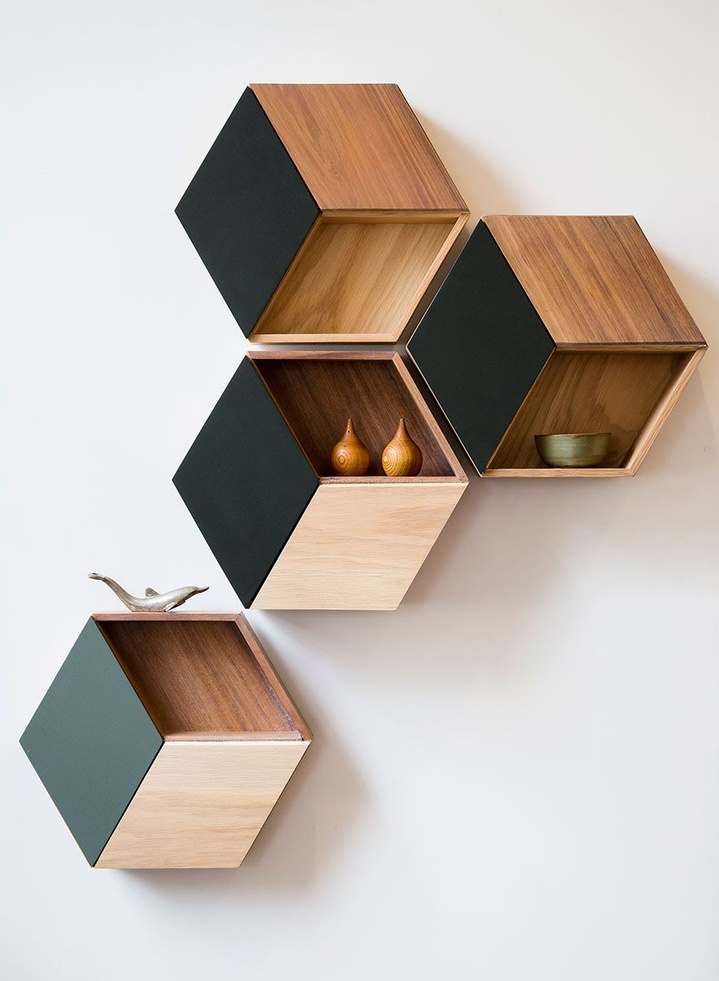
#> input picture z23_cv2_/geometry.jpg, 719 x 981 px, shrunk from 915 x 1248 before the run
$ jupyter execute 'Shi-Tomasi Corner Detector.ipynb'
#> lines starting #> are read from the running program, lines starting #| are printed output that depends on the picture; after the words box and inside, x2 and y2 are one past the last pixel; in counts of white or black regions, pixels touching at a corner belong together
[cell 1]
import cv2
import numpy as np
from matplotlib import pyplot as plt

[cell 2]
img = cv2.imread('geometry.jpg')
#> img is the input picture: shape (981, 719, 3); mean B, G, R 176.6, 183.3, 192.7
gray = cv2.cvtColor(img,cv2.COLOR_BGR2GRAY)
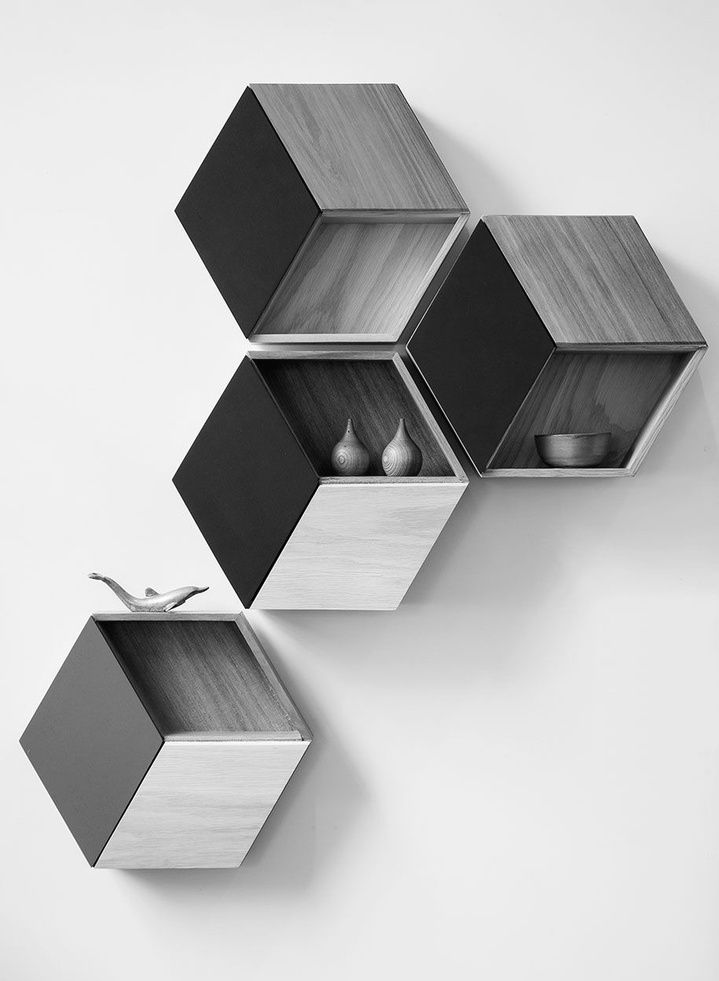
#> gray: shape (981, 719); min 0, max 255, mean 185.3

corners = cv2.goodFeaturesToTrack(gray,35,0.01,10)
#> corners = 35 rows, first 8: [247, 86], [480, 219], [208, 587], [302, 739], [454, 475], [246, 356], [93, 866], [245, 608]
corners = np.int0(corners)

for i in corners:
    x,y = i.ravel()
    cv2.circle(img,(x,y),3,255,-1)
#> this loop made 35 passes
#> (x, y) on passes 1 to 12: (247, 86), (480, 219), (208, 587), (302, 739), (454, 475), (246, 356), (93, 866), (245, 608), (164, 610), (246, 337), (705, 343), (386, 475)
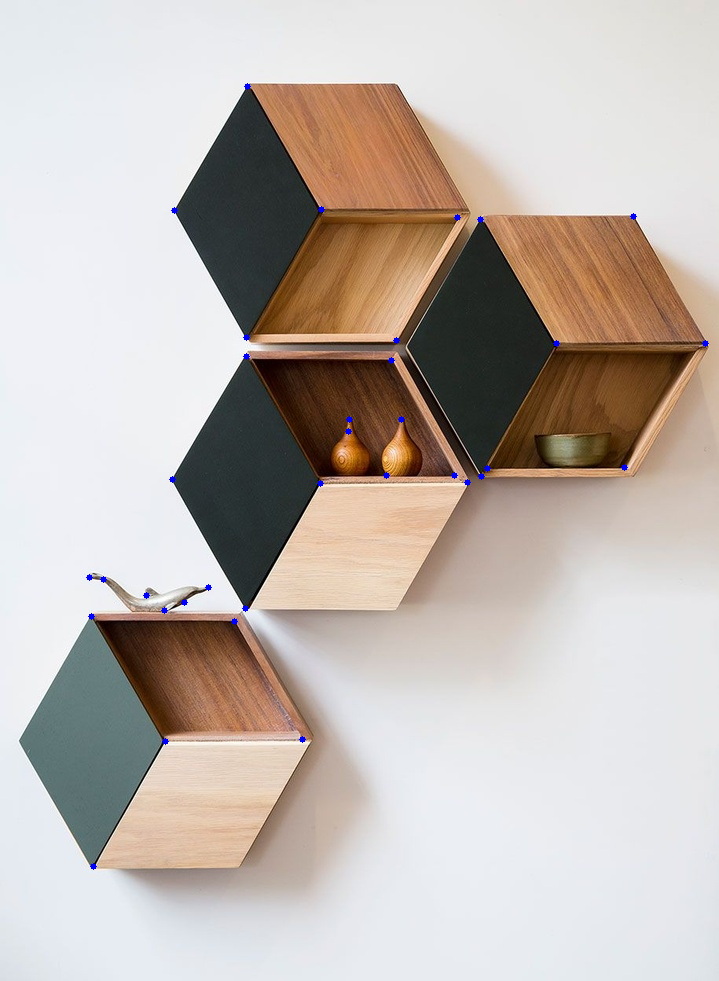
#> img: shape (981, 719, 3); 0.14% of pixels changed, all inside (x1, y1, x2, y2) = (86, 83, 709, 870)

plt.figure(figsize=(12,10))
plt.imshow(img)

$ run again, with z23_cv2_/chessboard.jpg copied over z23_cv2_/geometry.jpg
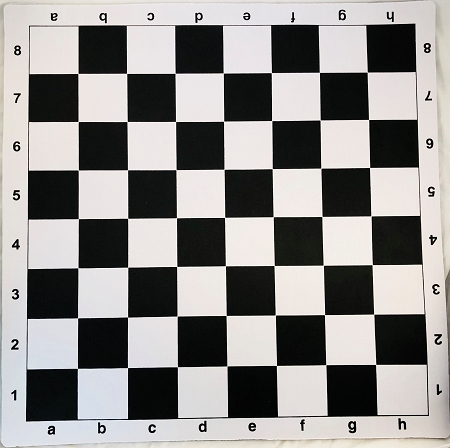
#> input picture z23_cv2_/chessboard.jpg, 450 x 448 px
#> img is the input picture: shape (448, 450, 3); mean B, G, R 140.4, 142.1, 144.2
#> corners = 35 rows, first 8: [17, 52], [427, 46], [429, 141], [16, 197], [435, 287], [431, 190], [202, 426], [369, 168]
#> the loop `for i in corners:` made 35 passes
#> after the loop `for i in corners:`:
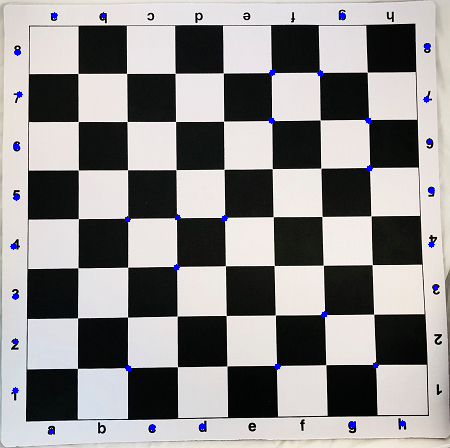
#> img: shape (448, 450, 3); 0.5% of pixels changed, all inside (x1, y1, x2, y2) = (10, 12, 439, 435)

$ run again, with z23_cv2_/building.png saved as z23_cv2_/geometry.jpg
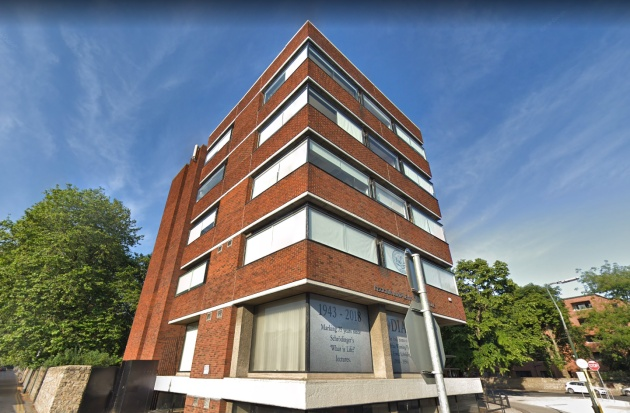
#> input picture z23_cv2_/building.png, 630 x 413 px
#> img is the input picture: shape (413, 630, 3); mean B, G, R 130.5, 123.5, 116.7
#> `gray = cv2.cvtColor(img,cv2.COLOR_BGR2GRAY)`:
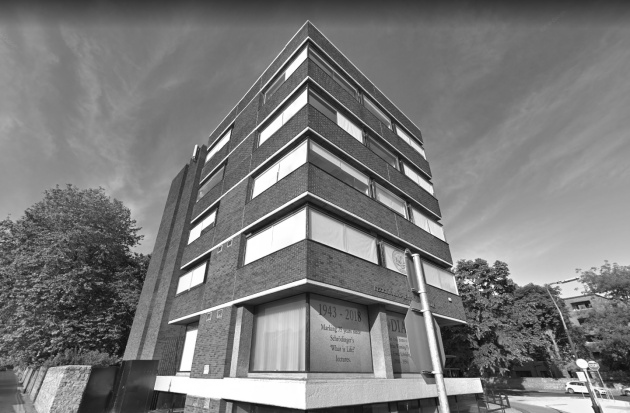
#> gray: shape (413, 630); min 7, max 255, mean 122.3
#> corners = 35 rows, first 8: [377, 263], [485, 285], [451, 266], [570, 383], [587, 391], [434, 374], [577, 372], [587, 368]
#> the loop `for i in corners:` made 35 passes
#> after the loop `for i in corners:`:
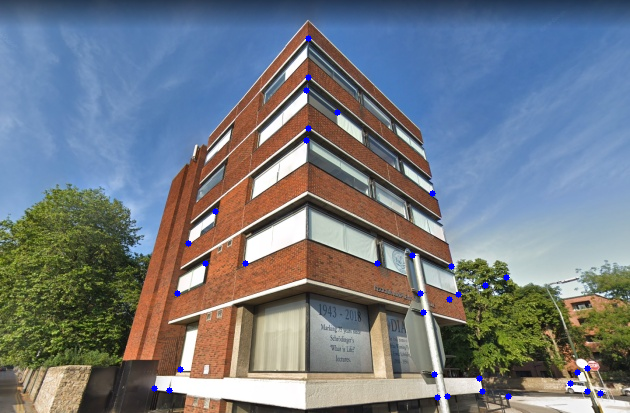
#> img: shape (413, 630, 3); 0.39% of pixels changed, all inside (x1, y1, x2, y2) = (151, 35, 604, 401)
